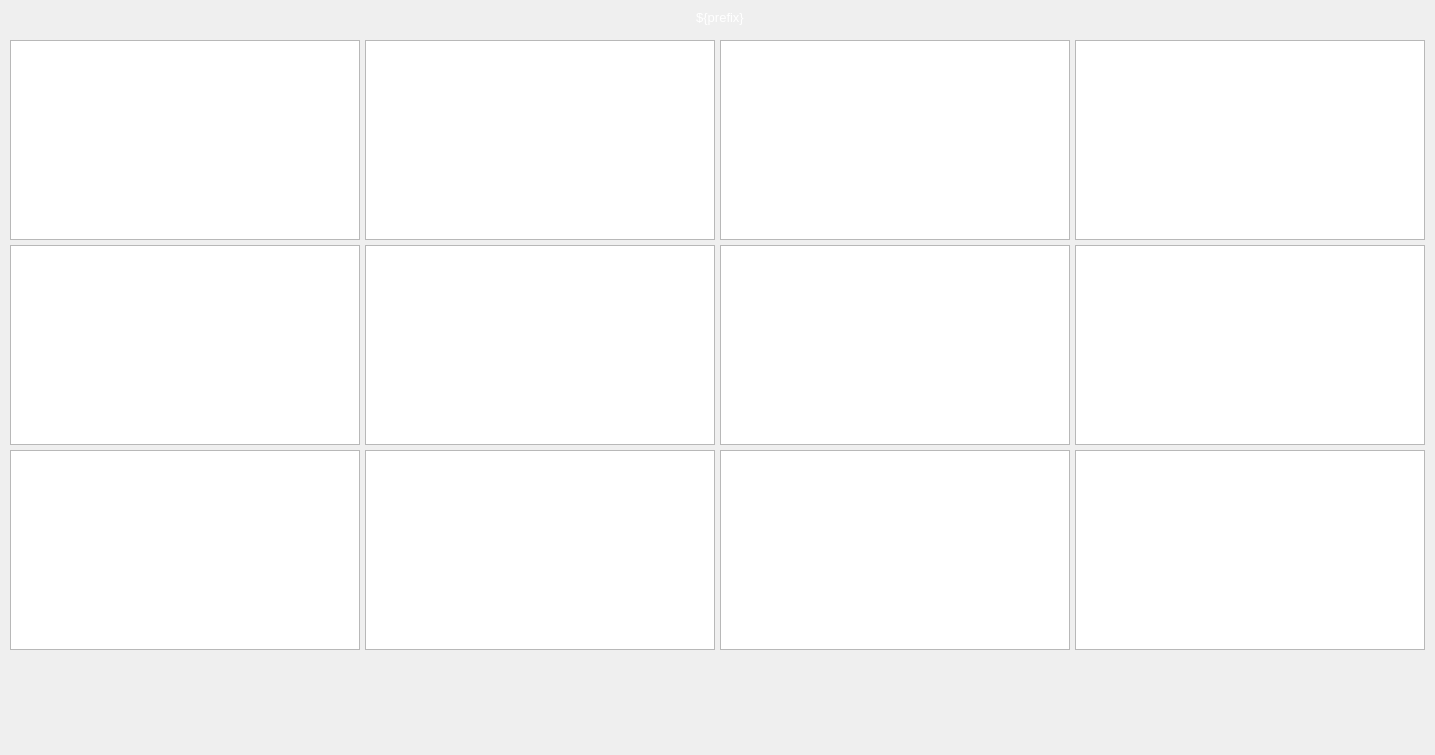
<?xml version="1.0" ?>
<ui version="4.0">
  <class>Dialog</class>
  <widget class="QWidget" name="screen">
    <property name="geometry">
      <rect>
        <x>305</x>
        <y>202</y>
        <width>1435</width>
        <height>755</height>
      </rect>
    </property>
    <property name="styleSheet">
      <string notr="true">QWidget#screen {
  color: rgb(0, 0, 0);
  background-color: rgb(187, 187, 187);
  }</string>
    </property>
    <property name="windowTitle">
      <string>NDStatsTimeSeriesCentroidAll</string>
    </property>
    <widget class="PyDMDrawingRectangle" name="rectangle">
      <property name="geometry">
        <rect>
          <x>492</x>
          <y>5</y>
          <width>450</width>
          <height>25</height>
        </rect>
      </property>
      <property name="brush" stdset="0">
        <brush brushstyle="SolidPattern">
          <color alpha="255">
            <red>10</red>
            <green>0</green>
            <blue>184</blue>
          </color>
        </brush>
      </property>
      <property name="penStyle" stdset="0">
        <enum>Qt::SolidLine</enum>
      </property>
      <property name="penColor" stdset="0">
        <color>
          <red>10</red>
          <green>0</green>
          <blue>184</blue>
        </color>
      </property>
      <property name="penWidth" stdset="0">
        <double>0</double>
      </property>
      <property name="penCapStyle" stdset="0">
        <enum>Qt::FlatCap</enum>
      </property>
      <property name="toolTip">
        <string>rectangle</string>
      </property>
    </widget>
    <widget class="QLabel" name="text">
      <property name="geometry">
        <rect>
          <x>672</x>
          <y>5</y>
          <width>96</width>
          <height>25</height>
        </rect>
      </property>
      <property name="text">
        <string>${prefix}</string>
      </property>
      <property name="font" stdset="0">
        <font>
          <pointsize>10</pointsize>
        </font>
      </property>
      <property name="brush" stdset="0">
        <brush brushstyle="SolidPattern">
          <color alpha="255">
            <red>255</red>
            <green>255</green>
            <blue>255</blue>
          </color>
        </brush>
      </property>
      <property name="toolTip">
        <string>text</string>
      </property>
      <property name="alignment">
        <set>Qt::AlignCenter</set>
      </property>
      <property name="styleSheet">
        <string notr="true">QLabel#text {
  color: rgb(255, 255, 255);
  }</string>
      </property>
    </widget>
    <widget class="PyDMFrame" name="composite">
      <property name="geometry">
        <rect>
          <x>10</x>
          <y>655</y>
          <width>315</width>
          <height>95</height>
        </rect>
      </property>
      <widget class="PyDMFrame" name="composite_1">
        <property name="geometry">
          <rect>
            <x>0</x>
            <y>0</y>
            <width>315</width>
            <height>20</height>
          </rect>
        </property>
        <widget class="PyDMPushButton" name="message_button">
          <property name="geometry">
            <rect>
              <x>10</x>
              <y>655</y>
              <width>90</width>
              <height>20</height>
            </rect>
          </property>
          <property name="text">
            <string>Erase/Start</string>
          </property>
          <property name="font" stdset="0">
            <font>
              <pointsize>10</pointsize>
            </font>
          </property>
          <property name="toolTip">
            <string>${prefix}TSControl</string>
          </property>
          <property name="channel" stdset="0">
            <string>ca://${prefix}TSControl</string>
          </property>
          <property name="pressValue" stdset="0">
            <string>0</string>
          </property>
          <property name="styleSheet">
            <string notr="true">PyDMPushButton#message_button {
  color: rgb(0, 0, 0);
  background-color: rgb(115, 223, 255);
  }</string>
          </property>
        </widget>
        <widget class="PyDMPushButton" name="message_button_1">
          <property name="geometry">
            <rect>
              <x>105</x>
              <y>655</y>
              <width>60</width>
              <height>20</height>
            </rect>
          </property>
          <property name="text">
            <string>Stop</string>
          </property>
          <property name="font" stdset="0">
            <font>
              <pointsize>10</pointsize>
            </font>
          </property>
          <property name="toolTip">
            <string>${prefix}TSControl</string>
          </property>
          <property name="channel" stdset="0">
            <string>ca://${prefix}TSControl</string>
          </property>
          <property name="pressValue" stdset="0">
            <string>2</string>
          </property>
          <property name="styleSheet">
            <string notr="true">PyDMPushButton#message_button_1 {
  color: rgb(0, 0, 0);
  background-color: rgb(115, 223, 255);
  }</string>
          </property>
        </widget>
        <widget class="PyDMPushButton" name="message_button_2">
          <property name="geometry">
            <rect>
              <x>170</x>
              <y>655</y>
              <width>60</width>
              <height>20</height>
            </rect>
          </property>
          <property name="text">
            <string>Start</string>
          </property>
          <property name="font" stdset="0">
            <font>
              <pointsize>10</pointsize>
            </font>
          </property>
          <property name="toolTip">
            <string>${prefix}TSControl</string>
          </property>
          <property name="channel" stdset="0">
            <string>ca://${prefix}TSControl</string>
          </property>
          <property name="pressValue" stdset="0">
            <string>1</string>
          </property>
          <property name="styleSheet">
            <string notr="true">PyDMPushButton#message_button_2 {
  color: rgb(0, 0, 0);
  background-color: rgb(115, 223, 255);
  }</string>
          </property>
        </widget>
        <widget class="PyDMLabel" name="text_update">
          <property name="geometry">
            <rect>
              <x>235</x>
              <y>656</y>
              <width>90</width>
              <height>18</height>
            </rect>
          </property>
          <property name="toolTip">
            <string>PV: ${prefix}TSAcquiring</string>
          </property>
          <property name="channel" stdset="0">
            <string>ca://${prefix}TSAcquiring</string>
          </property>
          <property name="font" stdset="0">
            <font>
              <pointsize>10</pointsize>
            </font>
          </property>
          <property name="alignment">
            <set>Qt::AlignLeading|Qt::AlignLeft|Qt::AlignVCenter</set>
          </property>
          <property name="textInteractionFlags">
            <set>Qt::TextSelectableByKeyboard|Qt::TextSelectableByMouse</set>
          </property>
          <property name="styleSheet">
            <string notr="true">PyDMLabel#text_update {
  color: rgb(10, 0, 184);
  background-color: rgb(70, 70, 70);
  }</string>
          </property>
        </widget>
      </widget>
      <widget class="PyDMFrame" name="composite_2">
        <property name="geometry">
          <rect>
            <x>0</x>
            <y>25</y>
            <width>225</width>
            <height>20</height>
          </rect>
        </property>
        <widget class="PyDMLineEdit" name="text_entry">
          <property name="geometry">
            <rect>
              <x>175</x>
              <y>656</y>
              <width>60</width>
              <height>19</height>
            </rect>
          </property>
          <property name="channel" stdset="0">
            <string>ca://${prefix}TSNumPoints</string>
          </property>
          <property name="toolTip">
            <string>${prefix}TSNumPoints</string>
          </property>
          <property name="font" stdset="0">
            <font>
              <pointsize>10</pointsize>
            </font>
          </property>
          <property name="styleSheet">
            <string notr="true">PyDMLineEdit#text_entry {
  color: rgb(0, 0, 0);
  background-color: rgb(115, 223, 255);
  border: 1px solid black;
  margin: 0px;
  padding: 0px;
  spacing: 0px;
  }</string>
          </property>
        </widget>
        <widget class="QLabel" name="text_1">
          <property name="geometry">
            <rect>
              <x>10</x>
              <y>655</y>
              <width>160</width>
              <height>20</height>
            </rect>
          </property>
          <property name="text">
            <string>Number of points</string>
          </property>
          <property name="font" stdset="0">
            <font>
              <pointsize>10</pointsize>
            </font>
          </property>
          <property name="brush" stdset="0">
            <brush brushstyle="SolidPattern">
              <color alpha="255">
                <red>0</red>
                <green>0</green>
                <blue>0</blue>
              </color>
            </brush>
          </property>
          <property name="toolTip">
            <string>text_1</string>
          </property>
          <property name="alignment">
            <set>Qt::AlignRight|Qt::AlignTrailing|Qt::AlignVCenter</set>
          </property>
          <property name="styleSheet">
            <string notr="true">QLabel#text_1 {
  color: rgb(0, 0, 0);
  }</string>
          </property>
        </widget>
      </widget>
      <widget class="PyDMFrame" name="composite_3">
        <property name="geometry">
          <rect>
            <x>0</x>
            <y>50</y>
            <width>225</width>
            <height>20</height>
          </rect>
        </property>
        <widget class="QLabel" name="text_2">
          <property name="geometry">
            <rect>
              <x>10</x>
              <y>655</y>
              <width>130</width>
              <height>20</height>
            </rect>
          </property>
          <property name="text">
            <string>Current point</string>
          </property>
          <property name="font" stdset="0">
            <font>
              <pointsize>10</pointsize>
            </font>
          </property>
          <property name="brush" stdset="0">
            <brush brushstyle="SolidPattern">
              <color alpha="255">
                <red>0</red>
                <green>0</green>
                <blue>0</blue>
              </color>
            </brush>
          </property>
          <property name="toolTip">
            <string>text_2</string>
          </property>
          <property name="alignment">
            <set>Qt::AlignRight|Qt::AlignTrailing|Qt::AlignVCenter</set>
          </property>
          <property name="styleSheet">
            <string notr="true">QLabel#text_2 {
  color: rgb(0, 0, 0);
  }</string>
          </property>
        </widget>
        <widget class="PyDMLabel" name="text_update_1">
          <property name="geometry">
            <rect>
              <x>145</x>
              <y>656</y>
              <width>90</width>
              <height>18</height>
            </rect>
          </property>
          <property name="toolTip">
            <string>PV: ${prefix}TSCurrentPoint</string>
          </property>
          <property name="channel" stdset="0">
            <string>ca://${prefix}TSCurrentPoint</string>
          </property>
          <property name="font" stdset="0">
            <font>
              <pointsize>10</pointsize>
            </font>
          </property>
          <property name="alignment">
            <set>Qt::AlignLeading|Qt::AlignLeft|Qt::AlignVCenter</set>
          </property>
          <property name="textInteractionFlags">
            <set>Qt::TextSelectableByKeyboard|Qt::TextSelectableByMouse</set>
          </property>
          <property name="styleSheet">
            <string notr="true">PyDMLabel#text_update_1 {
  color: rgb(10, 0, 184);
  background-color: rgb(187, 187, 187);
  }</string>
          </property>
        </widget>
      </widget>
      <widget class="PyDMFrame" name="composite_4">
        <property name="geometry">
          <rect>
            <x>0</x>
            <y>75</y>
            <width>240</width>
            <height>20</height>
          </rect>
        </property>
        <widget class="PyDMEnumComboBox" name="menu">
          <property name="geometry">
            <rect>
              <x>105</x>
              <y>656</y>
              <width>80</width>
              <height>18</height>
            </rect>
          </property>
          <property name="toolTip">
            <string>${prefix}TSRead.SCAN</string>
          </property>
          <property name="channel" stdset="0">
            <string>ca://${prefix}TSRead.SCAN</string>
          </property>
          <property name="font" stdset="0">
            <font>
              <pointsize>10</pointsize>
            </font>
          </property>
          <property name="styleSheet">
            <string notr="true">PyDMEnumComboBox#menu {
  color: rgb(0, 0, 0);
  background-color: rgb(115, 223, 255);
  }</string>
          </property>
        </widget>
        <widget class="PyDMPushButton" name="message_button_3">
          <property name="geometry">
            <rect>
              <x>190</x>
              <y>655</y>
              <width>60</width>
              <height>20</height>
            </rect>
          </property>
          <property name="text">
            <string>Read</string>
          </property>
          <property name="font" stdset="0">
            <font>
              <pointsize>10</pointsize>
            </font>
          </property>
          <property name="toolTip">
            <string>${prefix}TSControl</string>
          </property>
          <property name="channel" stdset="0">
            <string>ca://${prefix}TSControl</string>
          </property>
          <property name="pressValue" stdset="0">
            <string>3</string>
          </property>
          <property name="styleSheet">
            <string notr="true">PyDMPushButton#message_button_3 {
  color: rgb(0, 0, 0);
  background-color: rgb(115, 223, 255);
  }</string>
          </property>
        </widget>
        <widget class="QLabel" name="text_3">
          <property name="geometry">
            <rect>
              <x>10</x>
              <y>655</y>
              <width>90</width>
              <height>20</height>
            </rect>
          </property>
          <property name="text">
            <string>Read rate</string>
          </property>
          <property name="font" stdset="0">
            <font>
              <pointsize>10</pointsize>
            </font>
          </property>
          <property name="brush" stdset="0">
            <brush brushstyle="SolidPattern">
              <color alpha="255">
                <red>0</red>
                <green>0</green>
                <blue>0</blue>
              </color>
            </brush>
          </property>
          <property name="toolTip">
            <string>text_3</string>
          </property>
          <property name="alignment">
            <set>Qt::AlignLeading|Qt::AlignLeft|Qt::AlignVCenter</set>
          </property>
          <property name="styleSheet">
            <string notr="true">QLabel#text_3 {
  color: rgb(0, 0, 0);
  }</string>
          </property>
        </widget>
      </widget>
    </widget>
    <widget class="PyDMFrame" name="composite_5">
      <property name="geometry">
        <rect>
          <x>10</x>
          <y>40</y>
          <width>1415</width>
          <height>610</height>
        </rect>
      </property>
      <widget class="PyDMWaveformPlot" name="cartesian_plot">
        <property name="geometry">
          <rect>
            <x>0</x>
            <y>0</y>
            <width>350</width>
            <height>200</height>
          </rect>
        </property>
        <property name="toolTip">
          <string>cartesian_plot</string>
        </property>
        <property name="title" stdset="0">
          <string>$(P)$(R)TSCentroidX</string>
        </property>
        <property name="xLabels">
          <stringlist>
            <string>Time point</string>
          </stringlist>
        </property>
        <property name="yLabels">
          <stringlist>
            <string>Value</string>
          </stringlist>
        </property>
        <property name="curves" stdset="0">
          <stringlist>
            <string>{&quot;name&quot;: &quot;curve 1&quot;, &quot;y_channel&quot;: &quot;ca://${prefix}TSCentroidX&quot;, &quot;color&quot;: &quot;#4b6ec7&quot;, &quot;lineStyle&quot;: 1, &quot;lineWidth&quot;: 1, &quot;symbolSize&quot;: 10, &quot;redraw_mode&quot;: 2, &quot;block_size&quot;: 1200, &quot;x_channel&quot;: null}</string>
          </stringlist>
        </property>
        <property name="axisColor" stdset="0">
          <color>
            <red>0</red>
            <green>0</green>
            <blue>0</blue>
          </color>
        </property>
        <property name="backgroundColor" stdset="0">
          <color>
            <red>218</red>
            <green>218</green>
            <blue>218</blue>
          </color>
        </property>
      </widget>
      <widget class="PyDMWaveformPlot" name="cartesian_plot_1">
        <property name="geometry">
          <rect>
            <x>355</x>
            <y>0</y>
            <width>350</width>
            <height>200</height>
          </rect>
        </property>
        <property name="toolTip">
          <string>cartesian_plot_1</string>
        </property>
        <property name="title" stdset="0">
          <string>$(P)$(R)TSCentroidY</string>
        </property>
        <property name="xLabels">
          <stringlist>
            <string>Time point</string>
          </stringlist>
        </property>
        <property name="yLabels">
          <stringlist>
            <string>Value</string>
          </stringlist>
        </property>
        <property name="curves" stdset="0">
          <stringlist>
            <string>{&quot;name&quot;: &quot;curve 1&quot;, &quot;y_channel&quot;: &quot;ca://${prefix}TSCentroidY&quot;, &quot;color&quot;: &quot;#4b6ec7&quot;, &quot;lineStyle&quot;: 1, &quot;lineWidth&quot;: 1, &quot;symbolSize&quot;: 10, &quot;redraw_mode&quot;: 2, &quot;block_size&quot;: 1200, &quot;x_channel&quot;: null}</string>
          </stringlist>
        </property>
        <property name="axisColor" stdset="0">
          <color>
            <red>0</red>
            <green>0</green>
            <blue>0</blue>
          </color>
        </property>
        <property name="backgroundColor" stdset="0">
          <color>
            <red>218</red>
            <green>218</green>
            <blue>218</blue>
          </color>
        </property>
      </widget>
      <widget class="PyDMWaveformPlot" name="cartesian_plot_2">
        <property name="geometry">
          <rect>
            <x>710</x>
            <y>0</y>
            <width>350</width>
            <height>200</height>
          </rect>
        </property>
        <property name="toolTip">
          <string>cartesian_plot_2</string>
        </property>
        <property name="title" stdset="0">
          <string>$(P)$(R)TSSigmaX</string>
        </property>
        <property name="xLabels">
          <stringlist>
            <string>Time point</string>
          </stringlist>
        </property>
        <property name="yLabels">
          <stringlist>
            <string>Value</string>
          </stringlist>
        </property>
        <property name="curves" stdset="0">
          <stringlist>
            <string>{&quot;name&quot;: &quot;curve 1&quot;, &quot;y_channel&quot;: &quot;ca://${prefix}TSSigmaX&quot;, &quot;color&quot;: &quot;#4b6ec7&quot;, &quot;lineStyle&quot;: 1, &quot;lineWidth&quot;: 1, &quot;symbolSize&quot;: 10, &quot;redraw_mode&quot;: 2, &quot;block_size&quot;: 1200, &quot;x_channel&quot;: null}</string>
          </stringlist>
        </property>
        <property name="axisColor" stdset="0">
          <color>
            <red>0</red>
            <green>0</green>
            <blue>0</blue>
          </color>
        </property>
        <property name="backgroundColor" stdset="0">
          <color>
            <red>218</red>
            <green>218</green>
            <blue>218</blue>
          </color>
        </property>
      </widget>
      <widget class="PyDMWaveformPlot" name="cartesian_plot_3">
        <property name="geometry">
          <rect>
            <x>1065</x>
            <y>0</y>
            <width>350</width>
            <height>200</height>
          </rect>
        </property>
        <property name="toolTip">
          <string>cartesian_plot_3</string>
        </property>
        <property name="title" stdset="0">
          <string>$(P)$(R)TSSigmaY</string>
        </property>
        <property name="xLabels">
          <stringlist>
            <string>Time point</string>
          </stringlist>
        </property>
        <property name="yLabels">
          <stringlist>
            <string>Value</string>
          </stringlist>
        </property>
        <property name="curves" stdset="0">
          <stringlist>
            <string>{&quot;name&quot;: &quot;curve 1&quot;, &quot;y_channel&quot;: &quot;ca://${prefix}TSSigmaY&quot;, &quot;color&quot;: &quot;#4b6ec7&quot;, &quot;lineStyle&quot;: 1, &quot;lineWidth&quot;: 1, &quot;symbolSize&quot;: 10, &quot;redraw_mode&quot;: 2, &quot;block_size&quot;: 1200, &quot;x_channel&quot;: null}</string>
          </stringlist>
        </property>
        <property name="axisColor" stdset="0">
          <color>
            <red>0</red>
            <green>0</green>
            <blue>0</blue>
          </color>
        </property>
        <property name="backgroundColor" stdset="0">
          <color>
            <red>218</red>
            <green>218</green>
            <blue>218</blue>
          </color>
        </property>
      </widget>
      <widget class="PyDMWaveformPlot" name="cartesian_plot_4">
        <property name="geometry">
          <rect>
            <x>0</x>
            <y>410</y>
            <width>350</width>
            <height>200</height>
          </rect>
        </property>
        <property name="toolTip">
          <string>cartesian_plot_4</string>
        </property>
        <property name="title" stdset="0">
          <string>$(P)$(R)TSCentroidTotal</string>
        </property>
        <property name="xLabels">
          <stringlist>
            <string>Time point</string>
          </stringlist>
        </property>
        <property name="yLabels">
          <stringlist>
            <string>Value</string>
          </stringlist>
        </property>
        <property name="curves" stdset="0">
          <stringlist>
            <string>{&quot;name&quot;: &quot;curve 1&quot;, &quot;y_channel&quot;: &quot;ca://${prefix}TSCentroidTotal&quot;, &quot;color&quot;: &quot;#4b6ec7&quot;, &quot;lineStyle&quot;: 1, &quot;lineWidth&quot;: 1, &quot;symbolSize&quot;: 10, &quot;redraw_mode&quot;: 2, &quot;block_size&quot;: 1200, &quot;x_channel&quot;: null}</string>
          </stringlist>
        </property>
        <property name="axisColor" stdset="0">
          <color>
            <red>0</red>
            <green>0</green>
            <blue>0</blue>
          </color>
        </property>
        <property name="backgroundColor" stdset="0">
          <color>
            <red>218</red>
            <green>218</green>
            <blue>218</blue>
          </color>
        </property>
      </widget>
      <widget class="PyDMWaveformPlot" name="cartesian_plot_5">
        <property name="geometry">
          <rect>
            <x>355</x>
            <y>410</y>
            <width>350</width>
            <height>200</height>
          </rect>
        </property>
        <property name="toolTip">
          <string>cartesian_plot_5</string>
        </property>
        <property name="title" stdset="0">
          <string>$(P)$(R)TSSigmaXY</string>
        </property>
        <property name="xLabels">
          <stringlist>
            <string>Time point</string>
          </stringlist>
        </property>
        <property name="yLabels">
          <stringlist>
            <string>Value</string>
          </stringlist>
        </property>
        <property name="curves" stdset="0">
          <stringlist>
            <string>{&quot;name&quot;: &quot;curve 1&quot;, &quot;y_channel&quot;: &quot;ca://${prefix}TSSigmaXY&quot;, &quot;color&quot;: &quot;#4b6ec7&quot;, &quot;lineStyle&quot;: 1, &quot;lineWidth&quot;: 1, &quot;symbolSize&quot;: 10, &quot;redraw_mode&quot;: 2, &quot;block_size&quot;: 1200, &quot;x_channel&quot;: null}</string>
          </stringlist>
        </property>
        <property name="axisColor" stdset="0">
          <color>
            <red>0</red>
            <green>0</green>
            <blue>0</blue>
          </color>
        </property>
        <property name="backgroundColor" stdset="0">
          <color>
            <red>218</red>
            <green>218</green>
            <blue>218</blue>
          </color>
        </property>
      </widget>
      <widget class="PyDMWaveformPlot" name="cartesian_plot_6">
        <property name="geometry">
          <rect>
            <x>0</x>
            <y>205</y>
            <width>350</width>
            <height>200</height>
          </rect>
        </property>
        <property name="toolTip">
          <string>cartesian_plot_6</string>
        </property>
        <property name="title" stdset="0">
          <string>$(P)$(R)TSSkewX</string>
        </property>
        <property name="xLabels">
          <stringlist>
            <string>Time point</string>
          </stringlist>
        </property>
        <property name="yLabels">
          <stringlist>
            <string>Value</string>
          </stringlist>
        </property>
        <property name="curves" stdset="0">
          <stringlist>
            <string>{&quot;name&quot;: &quot;curve 1&quot;, &quot;y_channel&quot;: &quot;ca://${prefix}TSSkewX&quot;, &quot;color&quot;: &quot;#4b6ec7&quot;, &quot;lineStyle&quot;: 1, &quot;lineWidth&quot;: 1, &quot;symbolSize&quot;: 10, &quot;redraw_mode&quot;: 2, &quot;block_size&quot;: 1200, &quot;x_channel&quot;: null}</string>
          </stringlist>
        </property>
        <property name="axisColor" stdset="0">
          <color>
            <red>0</red>
            <green>0</green>
            <blue>0</blue>
          </color>
        </property>
        <property name="backgroundColor" stdset="0">
          <color>
            <red>218</red>
            <green>218</green>
            <blue>218</blue>
          </color>
        </property>
      </widget>
      <widget class="PyDMWaveformPlot" name="cartesian_plot_7">
        <property name="geometry">
          <rect>
            <x>355</x>
            <y>205</y>
            <width>350</width>
            <height>200</height>
          </rect>
        </property>
        <property name="toolTip">
          <string>cartesian_plot_7</string>
        </property>
        <property name="title" stdset="0">
          <string>$(P)$(R)TSSkewY</string>
        </property>
        <property name="xLabels">
          <stringlist>
            <string>Time point</string>
          </stringlist>
        </property>
        <property name="yLabels">
          <stringlist>
            <string>Value</string>
          </stringlist>
        </property>
        <property name="curves" stdset="0">
          <stringlist>
            <string>{&quot;name&quot;: &quot;curve 1&quot;, &quot;y_channel&quot;: &quot;ca://${prefix}TSSkewY&quot;, &quot;color&quot;: &quot;#4b6ec7&quot;, &quot;lineStyle&quot;: 1, &quot;lineWidth&quot;: 1, &quot;symbolSize&quot;: 10, &quot;redraw_mode&quot;: 2, &quot;block_size&quot;: 1200, &quot;x_channel&quot;: null}</string>
          </stringlist>
        </property>
        <property name="axisColor" stdset="0">
          <color>
            <red>0</red>
            <green>0</green>
            <blue>0</blue>
          </color>
        </property>
        <property name="backgroundColor" stdset="0">
          <color>
            <red>218</red>
            <green>218</green>
            <blue>218</blue>
          </color>
        </property>
      </widget>
      <widget class="PyDMWaveformPlot" name="cartesian_plot_8">
        <property name="geometry">
          <rect>
            <x>710</x>
            <y>205</y>
            <width>350</width>
            <height>200</height>
          </rect>
        </property>
        <property name="toolTip">
          <string>cartesian_plot_8</string>
        </property>
        <property name="title" stdset="0">
          <string>$(P)$(R)TSKurtosisX</string>
        </property>
        <property name="xLabels">
          <stringlist>
            <string>Time point</string>
          </stringlist>
        </property>
        <property name="yLabels">
          <stringlist>
            <string>Value</string>
          </stringlist>
        </property>
        <property name="curves" stdset="0">
          <stringlist>
            <string>{&quot;name&quot;: &quot;curve 1&quot;, &quot;y_channel&quot;: &quot;ca://${prefix}TSKurtosisX&quot;, &quot;color&quot;: &quot;#4b6ec7&quot;, &quot;lineStyle&quot;: 1, &quot;lineWidth&quot;: 1, &quot;symbolSize&quot;: 10, &quot;redraw_mode&quot;: 2, &quot;block_size&quot;: 1200, &quot;x_channel&quot;: null}</string>
          </stringlist>
        </property>
        <property name="axisColor" stdset="0">
          <color>
            <red>0</red>
            <green>0</green>
            <blue>0</blue>
          </color>
        </property>
        <property name="backgroundColor" stdset="0">
          <color>
            <red>218</red>
            <green>218</green>
            <blue>218</blue>
          </color>
        </property>
      </widget>
      <widget class="PyDMWaveformPlot" name="cartesian_plot_9">
        <property name="geometry">
          <rect>
            <x>1065</x>
            <y>205</y>
            <width>350</width>
            <height>200</height>
          </rect>
        </property>
        <property name="toolTip">
          <string>cartesian_plot_9</string>
        </property>
        <property name="title" stdset="0">
          <string>$(P)$(R)TSKurtosisY</string>
        </property>
        <property name="xLabels">
          <stringlist>
            <string>Time point</string>
          </stringlist>
        </property>
        <property name="yLabels">
          <stringlist>
            <string>Value</string>
          </stringlist>
        </property>
        <property name="curves" stdset="0">
          <stringlist>
            <string>{&quot;name&quot;: &quot;curve 1&quot;, &quot;y_channel&quot;: &quot;ca://${prefix}TSKurtosisY&quot;, &quot;color&quot;: &quot;#4b6ec7&quot;, &quot;lineStyle&quot;: 1, &quot;lineWidth&quot;: 1, &quot;symbolSize&quot;: 10, &quot;redraw_mode&quot;: 2, &quot;block_size&quot;: 1200, &quot;x_channel&quot;: null}</string>
          </stringlist>
        </property>
        <property name="axisColor" stdset="0">
          <color>
            <red>0</red>
            <green>0</green>
            <blue>0</blue>
          </color>
        </property>
        <property name="backgroundColor" stdset="0">
          <color>
            <red>218</red>
            <green>218</green>
            <blue>218</blue>
          </color>
        </property>
      </widget>
      <widget class="PyDMWaveformPlot" name="cartesian_plot_10">
        <property name="geometry">
          <rect>
            <x>710</x>
            <y>410</y>
            <width>350</width>
            <height>200</height>
          </rect>
        </property>
        <property name="toolTip">
          <string>cartesian_plot_10</string>
        </property>
        <property name="title" stdset="0">
          <string>$(P)$(R)TSEccentricity</string>
        </property>
        <property name="xLabels">
          <stringlist>
            <string>Time point</string>
          </stringlist>
        </property>
        <property name="yLabels">
          <stringlist>
            <string>Value</string>
          </stringlist>
        </property>
        <property name="curves" stdset="0">
          <stringlist>
            <string>{&quot;name&quot;: &quot;curve 1&quot;, &quot;y_channel&quot;: &quot;ca://${prefix}TSEccentricity&quot;, &quot;color&quot;: &quot;#4b6ec7&quot;, &quot;lineStyle&quot;: 1, &quot;lineWidth&quot;: 1, &quot;symbolSize&quot;: 10, &quot;redraw_mode&quot;: 2, &quot;block_size&quot;: 1200, &quot;x_channel&quot;: null}</string>
          </stringlist>
        </property>
        <property name="axisColor" stdset="0">
          <color>
            <red>0</red>
            <green>0</green>
            <blue>0</blue>
          </color>
        </property>
        <property name="backgroundColor" stdset="0">
          <color>
            <red>218</red>
            <green>218</green>
            <blue>218</blue>
          </color>
        </property>
      </widget>
      <widget class="PyDMWaveformPlot" name="cartesian_plot_11">
        <property name="geometry">
          <rect>
            <x>1065</x>
            <y>410</y>
            <width>350</width>
            <height>200</height>
          </rect>
        </property>
        <property name="toolTip">
          <string>cartesian_plot_11</string>
        </property>
        <property name="title" stdset="0">
          <string>$(P)$(R)TSOrientation</string>
        </property>
        <property name="xLabels">
          <stringlist>
            <string>Time point</string>
          </stringlist>
        </property>
        <property name="yLabels">
          <stringlist>
            <string>Value</string>
          </stringlist>
        </property>
        <property name="curves" stdset="0">
          <stringlist>
            <string>{&quot;name&quot;: &quot;curve 1&quot;, &quot;y_channel&quot;: &quot;ca://${prefix}TSOrientation&quot;, &quot;color&quot;: &quot;#4b6ec7&quot;, &quot;lineStyle&quot;: 1, &quot;lineWidth&quot;: 1, &quot;symbolSize&quot;: 10, &quot;redraw_mode&quot;: 2, &quot;block_size&quot;: 1200, &quot;x_channel&quot;: null}</string>
          </stringlist>
        </property>
        <property name="axisColor" stdset="0">
          <color>
            <red>0</red>
            <green>0</green>
            <blue>0</blue>
          </color>
        </property>
        <property name="backgroundColor" stdset="0">
          <color>
            <red>218</red>
            <green>218</green>
            <blue>218</blue>
          </color>
        </property>
      </widget>
    </widget>
  </widget>
  <customwidgets>
    <customwidget>
      <class>PyDMDrawingRectangle</class>
      <extends>QWidget</extends>
      <header>pydm.widgets.drawing</header>
    </customwidget>
    <customwidget>
      <class>PyDMLabel</class>
      <extends>QLabel</extends>
      <header>pydm.widgets.label</header>
    </customwidget>
    <customwidget>
      <class>PyDMFrame</class>
      <extends>QFrame</extends>
      <header>pydm.widgets.frame</header>
    </customwidget>
    <customwidget>
      <class>PyDMPushButton</class>
      <extends>QPushButton</extends>
      <header>pydm.widgets.pushbutton</header>
    </customwidget>
    <customwidget>
      <class>PyDMLineEdit</class>
      <extends>QLineEdit</extends>
      <header>pydm.widgets.line_edit</header>
    </customwidget>
    <customwidget>
      <class>PyDMEnumComboBox</class>
      <extends>QComboBox</extends>
      <header>pydm.widgets.enum_combo_box</header>
    </customwidget>
    <customwidget>
      <class>PyDMWaveformPlot</class>
      <extends>QGraphicsView</extends>
      <header>pydm.widgets.waveformplot</header>
    </customwidget>
  </customwidgets>
</ui>
